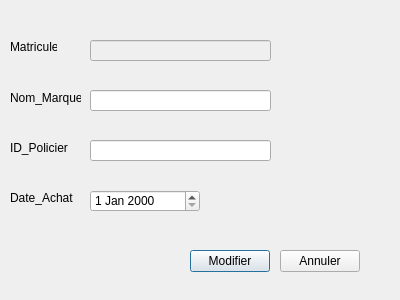
<?xml version="1.0" encoding="UTF-8"?>
<ui version="4.0">
 <class>vehicule_modifier_window</class>
 <widget class="QDialog" name="vehicule_modifier_window">
  <property name="geometry">
   <rect>
    <x>0</x>
    <y>0</y>
    <width>400</width>
    <height>300</height>
   </rect>
  </property>
  <property name="windowTitle">
   <string>Dialog</string>
  </property>
  <widget class="QLineEdit" name="Marque">
   <property name="geometry">
    <rect>
     <x>90</x>
     <y>90</y>
     <width>181</width>
     <height>21</height>
    </rect>
   </property>
  </widget>
  <widget class="QLineEdit" name="Idp">
   <property name="geometry">
    <rect>
     <x>90</x>
     <y>140</y>
     <width>181</width>
     <height>21</height>
    </rect>
   </property>
  </widget>
  <widget class="QLineEdit" name="Matricule">
   <property name="enabled">
    <bool>false</bool>
   </property>
   <property name="geometry">
    <rect>
     <x>90</x>
     <y>40</y>
     <width>181</width>
     <height>21</height>
    </rect>
   </property>
  </widget>
  <widget class="QLabel" name="label">
   <property name="geometry">
    <rect>
     <x>10</x>
     <y>40</y>
     <width>47</width>
     <height>14</height>
    </rect>
   </property>
   <property name="text">
    <string>Matricule</string>
   </property>
  </widget>
  <widget class="QLabel" name="label_2">
   <property name="geometry">
    <rect>
     <x>10</x>
     <y>90</y>
     <width>71</width>
     <height>16</height>
    </rect>
   </property>
   <property name="text">
    <string>Nom_Marque</string>
   </property>
  </widget>
  <widget class="QLabel" name="label_3">
   <property name="geometry">
    <rect>
     <x>10</x>
     <y>140</y>
     <width>71</width>
     <height>16</height>
    </rect>
   </property>
   <property name="text">
    <string>ID_Policier</string>
   </property>
  </widget>
  <widget class="QLabel" name="label_4">
   <property name="geometry">
    <rect>
     <x>10</x>
     <y>190</y>
     <width>81</width>
     <height>16</height>
    </rect>
   </property>
   <property name="text">
    <string>Date_Achat</string>
   </property>
  </widget>
  <widget class="QPushButton" name="pushButton">
   <property name="geometry">
    <rect>
     <x>190</x>
     <y>250</y>
     <width>80</width>
     <height>22</height>
    </rect>
   </property>
   <property name="text">
    <string>Modifier</string>
   </property>
  </widget>
  <widget class="QPushButton" name="pushButton_2">
   <property name="geometry">
    <rect>
     <x>280</x>
     <y>250</y>
     <width>80</width>
     <height>22</height>
    </rect>
   </property>
   <property name="text">
    <string>Annuler</string>
   </property>
  </widget>
  <widget class="QDateEdit" name="dateEdit">
   <property name="geometry">
    <rect>
     <x>90</x>
     <y>190</y>
     <width>110</width>
     <height>22</height>
    </rect>
   </property>
  </widget>
 </widget>
 <resources/>
 <connections>
  <connection>
   <sender>pushButton_2</sender>
   <signal>clicked()</signal>
   <receiver>vehicule_modifier_window</receiver>
   <slot>close()</slot>
   <hints>
    <hint type="sourcelabel">
     <x>309</x>
     <y>259</y>
    </hint>
    <hint type="destinationlabel">
     <x>347</x>
     <y>154</y>
    </hint>
   </hints>
  </connection>
 </connections>
</ui>
